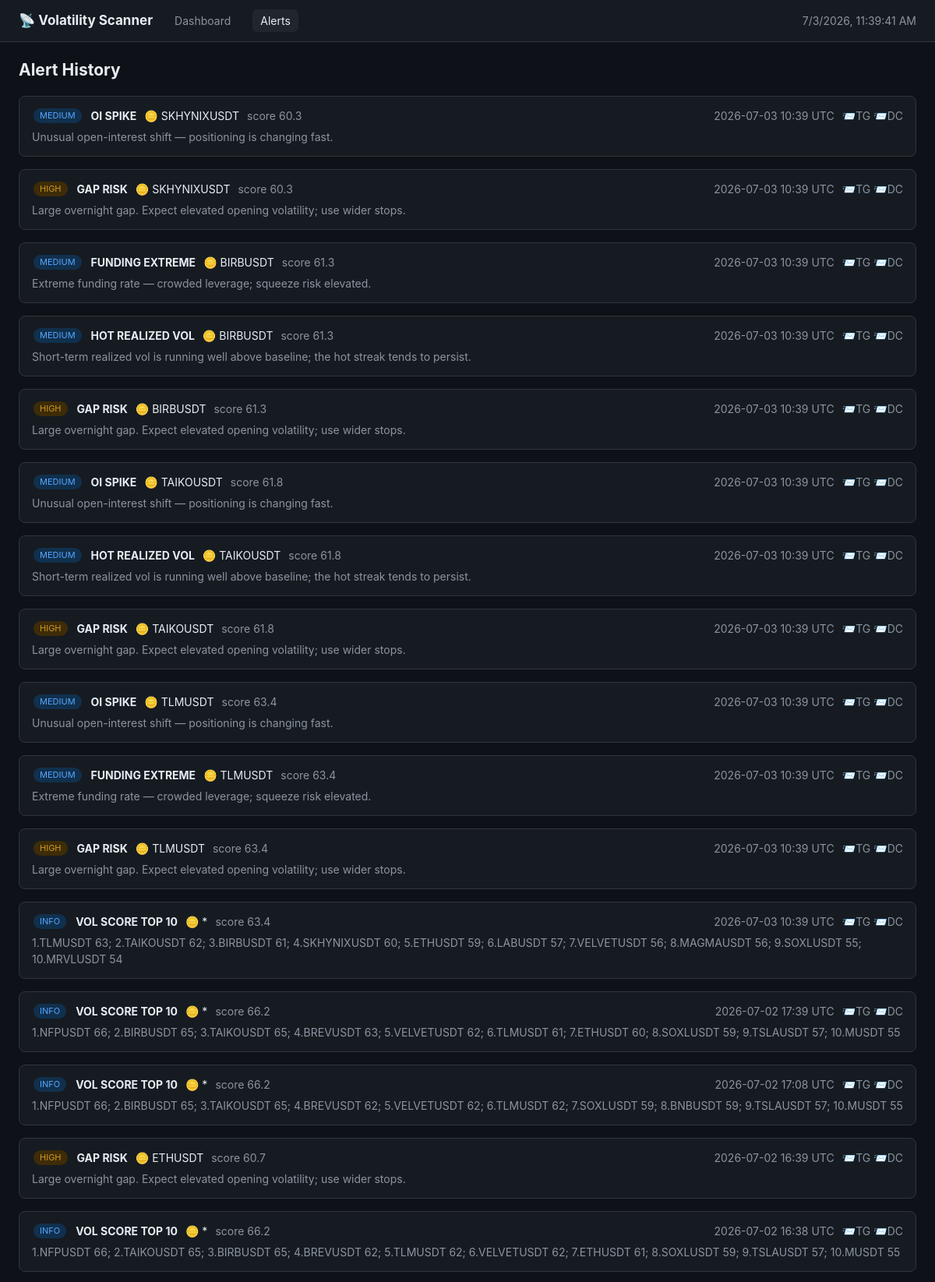
Screenshot of /alerts (upper part) with the database file from the repository.
### models.py (models this page shows, shortened)
class Alert(db.Model):
    __tablename__ = "alerts"
    id          = db.Column(db.Integer, primary_key=True)
    created_at  = db.Column(db.DateTime, default=utcnow, index=True)
    market_type = db.Column(db.String(10), nullable=False, index=True)
    symbol      = db.Column(db.String(30), nullable=False, index=True)
    alert_type  = db.Column(db.String(40), nullable=False)
    severity    = db.Column(db.String(10), default="MEDIUM")
    message     = db.Column(db.Text)
    score       = db.Column(db.Float)
    sent_telegram = db.Column(db.Boolean, default=False)
    sent_discord  = db.Column(db.Boolean, default=False)

### app.py (the view)
@app.route("/alerts")
def alerts_page():
    alerts = Alert.query.order_by(Alert.id.desc()).limit(200).all()
    return render_template("alerts.html", alerts=alerts,
                           markets=sorted(VALID_MARKETS))

### templates/alerts.html (shortened to what this page needs)
{% extends "base.html" %}
{% block content %}
<h2 style="margin-top:0">Alert History</h2>
{% for a in alerts %}
<div class="card">
  <div style="display:flex; gap:10px; align-items:center; flex-wrap:wrap;">
    <span class="pill {{ 'crit' if a.severity == 'CRITICAL' else ('high' if a.severity == 'HIGH' else 'med') }}">
      {{ a.severity }}</span>
    <strong>{{ a.alert_type.replace('_', ' ') }}</strong>
    <span>{{ {'INDIA':'🇮🇳','CRYPTO':'🪙','US':'🇺🇸'}.get(a.market_type, '') }}
      {{ a.symbol }}</span>
    {% if a.score %}<span class="muted">score {{ '%.1f'|format(a.score) }}</span>{% endif %}
    <span class="muted">{{ a.created_at.strftime('%Y-%m-%d %H:%M UTC') if a.created_at }}</span>
    <span class="muted">
      {{ '📨TG' if a.sent_telegram }} {{ '📨DC' if a.sent_discord }}</span>
  </div>
  {% if a.message %}<div class="muted" style="margin-top:6px">{{ a.message }}</div>{% endif %}
</div>
{% endfor %}
{% endblock %}

### templates/base.html (style rules this page uses)
:root { --bg: #0e1117; --panel: #161b22; --border: #30363d; --text: #e6edf3; --muted: #8b949e; --accent: #58a6ff; --red: #f85149; --green: #3fb950; --orange: #d29922; --purple: #bc8cff; }
* { box-sizing: border-box; }
body { margin: 0; background: var(--bg); color: var(--text); font: 14px/1.5 -apple-system, "Segoe UI", Roboto, sans-serif; }
.pill { display: inline-block; padding: 1px 8px; border-radius: 10px; font-size: 11px; margin: 1px 2px; }
.pill.high { background: #3d2c07; color: var(--orange); }
.pill.med { background: #10304d; color: var(--accent); }
.muted { color: var(--muted); }
.card { background: var(--panel); border: 1px solid var(--border); border-radius: 8px; padding: 14px 16px; margin-bottom: 16px; }

### rows the page displays
Alert: severity "MEDIUM", alert_type.replace "OI SPIKE", market_type "🪙", symbol "SKHYNIXUSDT", score "60.3", created_at "2026-07-03 10:39 UTC", sent_telegram "📨TG", sent_discord "📨DC", message "Unusual open-interest shift — positioning is changing fast."
Alert: severity "HIGH", alert_type.replace "GAP RISK", market_type "🪙", symbol "SKHYNIXUSDT", score "60.3", created_at "2026-07-03 10:39 UTC", sent_telegram "📨TG", sent_discord "📨DC", message "Large overnight gap. Expect elevated opening volatility; use wider stops."
Alert: severity "MEDIUM", alert_type.replace "FUNDING EXTREME", market_type "🪙", symbol "BIRBUSDT", score "61.3", created_at "2026-07-03 10:39 UTC", sent_telegram "📨TG", sent_discord "📨DC", message "Extreme funding rate — crowded leverage; squeeze risk elevated."
Alert: severity "MEDIUM", alert_type.replace "HOT REALIZED VOL", market_type "🪙", symbol "BIRBUSDT", score "61.3", created_at "2026-07-03 10:39 UTC", sent_telegram "📨TG", sent_discord "📨DC", message "Short-term realized vol is running well above baseline; the hot streak tends to persist."
Alert: severity "HIGH", alert_type.replace "GAP RISK", market_type "🪙", symbol "BIRBUSDT", score "61.3", created_at "2026-07-03 10:39 UTC", sent_telegram "📨TG", sent_discord "📨DC", message "Large overnight gap. Expect elevated opening volatility; use wider stops."
Alert: severity "MEDIUM", alert_type.replace "OI SPIKE", market_type "🪙", symbol "TAIKOUSDT", score "61.8", created_at "2026-07-03 10:39 UTC", sent_telegram "📨TG", sent_discord "📨DC", message "Unusual open-interest shift — positioning is changing fast."
Alert: severity "MEDIUM", alert_type.replace "HOT REALIZED VOL", market_type "🪙", symbol "TAIKOUSDT", score "61.8", created_at "2026-07-03 10:39 UTC", sent_telegram "📨TG", sent_discord "📨DC", message "Short-term realized vol is running well above baseline; the hot streak tends to persist."
Alert: severity "HIGH", alert_type.replace "GAP RISK", market_type "🪙", symbol "TAIKOUSDT", score "61.8", created_at "2026-07-03 10:39 UTC", sent_telegram "📨TG", sent_discord "📨DC", message "Large overnight gap. Expect elevated opening volatility; use wider stops."
Alert: severity "MEDIUM", alert_type.replace "OI SPIKE", market_type "🪙", symbol "TLMUSDT", score "63.4", created_at "2026-07-03 10:39 UTC", sent_telegram "📨TG", sent_discord "📨DC", message "Unusual open-interest shift — positioning is changing fast."
Alert: severity "MEDIUM", alert_type.replace "FUNDING EXTREME", market_type "🪙", symbol "TLMUSDT", score "63.4", created_at "2026-07-03 10:39 UTC", sent_telegram "📨TG", sent_discord "📨DC", message "Extreme funding rate — crowded leverage; squeeze risk elevated."
Alert: severity "HIGH", alert_type.replace "GAP RISK", market_type "🪙", symbol "TLMUSDT", score "63.4", created_at "2026-07-03 10:39 UTC", sent_telegram "📨TG", sent_discord "📨DC", message "Large overnight gap. Expect elevated opening volatility; use wider stops."
Alert: severity "INFO", alert_type.replace "VOL SCORE TOP 10", market_type "🪙", symbol "*", score "63.4", created_at "2026-07-03 10:39 UTC", sent_telegram "📨TG", sent_discord "📨DC", message "1.TLMUSDT 63; 2.TAIKOUSDT 62; 3.BIRBUSDT 61; 4.SKHYNIXUSDT 60; 5.ETHUSDT 59; 6.LABUSDT 57; 7.VELVETUSDT 56; 8.MAGMAUSDT 56; 9.SOXLUSDT 55; 10.MRVLUSDT 54"
Alert: severity "INFO", alert_type.replace "VOL SCORE TOP 10", market_type "🪙", symbol "*", score "66.2", created_at "2026-07-02 17:39 UTC", sent_telegram "📨TG", sent_discord "📨DC", message "1.NFPUSDT 66; 2.BIRBUSDT 65; 3.TAIKOUSDT 65; 4.BREVUSDT 63; 5.VELVETUSDT 62; 6.TLMUSDT 61; 7.ETHUSDT 60; 8.SOXLUSDT 59; 9.TSLAUSDT 57; 10.MUSDT 55"
Alert: severity "INFO", alert_type.replace "VOL SCORE TOP 10", market_type "🪙", symbol "*", score "66.2", created_at "2026-07-02 17:08 UTC", sent_telegram "📨TG", sent_discord "📨DC", message "1.NFPUSDT 66; 2.BIRBUSDT 65; 3.TAIKOUSDT 65; 4.BREVUSDT 62; 5.VELVETUSDT 62; 6.TLMUSDT 62; 7.SOXLUSDT 59; 8.BNBUSDT 59; 9.TSLAUSDT 57; 10.MUSDT 55"
Alert: severity "HIGH", alert_type.replace "GAP RISK", market_type "🪙", symbol "ETHUSDT", score "60.7", created_at "2026-07-02 16:39 UTC", sent_telegram "📨TG", sent_discord "📨DC", message "Large overnight gap. Expect elevated opening volatility; use wider stops."
Alert: severity "INFO", alert_type.replace "VOL SCORE TOP 10", market_type "🪙", symbol "*", score "66.2", created_at "2026-07-02 16:38 UTC", sent_telegram "📨TG", sent_discord "📨DC", message "1.NFPUSDT 66; 2.TAIKOUSDT 65; 3.BIRBUSDT 65; 4.BREVUSDT 62; 5.TLMUSDT 62; 6.VELVETUSDT 62; 7.ETHUSDT 61; 8.SOXLUSDT 59; 9.TSLAUSDT 57; 10.MUSDT 55"
